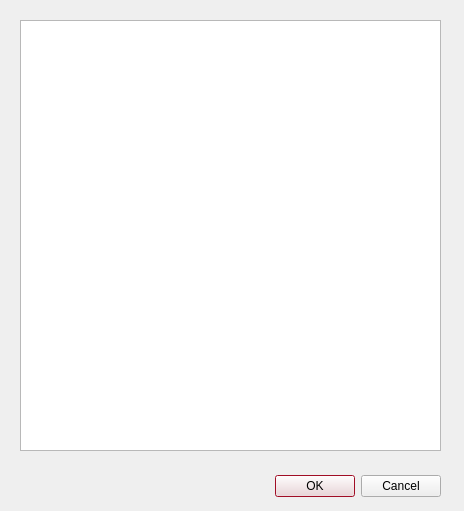
<?xml version="1.0" encoding="UTF-8"?>
<ui version="4.0">
 <class>ViewMatches</class>
 <widget class="QDialog" name="ViewMatches">
  <property name="geometry">
   <rect>
    <x>0</x>
    <y>0</y>
    <width>464</width>
    <height>511</height>
   </rect>
  </property>
  <property name="palette">
   <palette>
    <active>
     <colorrole role="WindowText">
      <brush brushstyle="SolidPattern">
       <color alpha="255">
        <red>200</red>
        <green>16</green>
        <blue>46</blue>
       </color>
      </brush>
     </colorrole>
     <colorrole role="Text">
      <brush brushstyle="SolidPattern">
       <color alpha="255">
        <red>0</red>
        <green>0</green>
        <blue>0</blue>
       </color>
      </brush>
     </colorrole>
     <colorrole role="ButtonText">
      <brush brushstyle="SolidPattern">
       <color alpha="255">
        <red>0</red>
        <green>0</green>
        <blue>0</blue>
       </color>
      </brush>
     </colorrole>
     <colorrole role="Base">
      <brush brushstyle="SolidPattern">
       <color alpha="255">
        <red>255</red>
        <green>255</green>
        <blue>255</blue>
       </color>
      </brush>
     </colorrole>
     <colorrole role="Highlight">
      <brush brushstyle="SolidPattern">
       <color alpha="255">
        <red>200</red>
        <green>16</green>
        <blue>46</blue>
       </color>
      </brush>
     </colorrole>
    </active>
    <inactive>
     <colorrole role="WindowText">
      <brush brushstyle="SolidPattern">
       <color alpha="255">
        <red>200</red>
        <green>16</green>
        <blue>46</blue>
       </color>
      </brush>
     </colorrole>
     <colorrole role="Text">
      <brush brushstyle="SolidPattern">
       <color alpha="255">
        <red>0</red>
        <green>0</green>
        <blue>0</blue>
       </color>
      </brush>
     </colorrole>
     <colorrole role="ButtonText">
      <brush brushstyle="SolidPattern">
       <color alpha="255">
        <red>0</red>
        <green>0</green>
        <blue>0</blue>
       </color>
      </brush>
     </colorrole>
     <colorrole role="Base">
      <brush brushstyle="SolidPattern">
       <color alpha="255">
        <red>255</red>
        <green>255</green>
        <blue>255</blue>
       </color>
      </brush>
     </colorrole>
     <colorrole role="Highlight">
      <brush brushstyle="SolidPattern">
       <color alpha="255">
        <red>200</red>
        <green>16</green>
        <blue>46</blue>
       </color>
      </brush>
     </colorrole>
    </inactive>
    <disabled>
     <colorrole role="WindowText">
      <brush brushstyle="SolidPattern">
       <color alpha="255">
        <red>200</red>
        <green>16</green>
        <blue>46</blue>
       </color>
      </brush>
     </colorrole>
     <colorrole role="Text">
      <brush brushstyle="SolidPattern">
       <color alpha="255">
        <red>0</red>
        <green>0</green>
        <blue>0</blue>
       </color>
      </brush>
     </colorrole>
     <colorrole role="ButtonText">
      <brush brushstyle="SolidPattern">
       <color alpha="255">
        <red>0</red>
        <green>0</green>
        <blue>0</blue>
       </color>
      </brush>
     </colorrole>
     <colorrole role="Base">
      <brush brushstyle="SolidPattern">
       <color alpha="255">
        <red>255</red>
        <green>255</green>
        <blue>255</blue>
       </color>
      </brush>
     </colorrole>
     <colorrole role="Highlight">
      <brush brushstyle="SolidPattern">
       <color alpha="255">
        <red>145</red>
        <green>145</green>
        <blue>145</blue>
       </color>
      </brush>
     </colorrole>
    </disabled>
   </palette>
  </property>
  <property name="windowTitle">
   <string>Dialog</string>
  </property>
  <widget class="QDialogButtonBox" name="buttonBox">
   <property name="geometry">
    <rect>
     <x>100</x>
     <y>470</y>
     <width>341</width>
     <height>32</height>
    </rect>
   </property>
   <property name="orientation">
    <enum>Qt::Horizontal</enum>
   </property>
   <property name="standardButtons">
    <set>QDialogButtonBox::Cancel|QDialogButtonBox::Ok</set>
   </property>
  </widget>
  <widget class="QListWidget" name="viewMatchesListWidget">
   <property name="geometry">
    <rect>
     <x>20</x>
     <y>20</y>
     <width>421</width>
     <height>431</height>
    </rect>
   </property>
  </widget>
 </widget>
 <resources/>
 <connections>
  <connection>
   <sender>buttonBox</sender>
   <signal>accepted()</signal>
   <receiver>ViewMatches</receiver>
   <slot>accept()</slot>
   <hints>
    <hint type="sourcelabel">
     <x>248</x>
     <y>254</y>
    </hint>
    <hint type="destinationlabel">
     <x>157</x>
     <y>274</y>
    </hint>
   </hints>
  </connection>
  <connection>
   <sender>buttonBox</sender>
   <signal>rejected()</signal>
   <receiver>ViewMatches</receiver>
   <slot>reject()</slot>
   <hints>
    <hint type="sourcelabel">
     <x>316</x>
     <y>260</y>
    </hint>
    <hint type="destinationlabel">
     <x>286</x>
     <y>274</y>
    </hint>
   </hints>
  </connection>
 </connections>
</ui>
